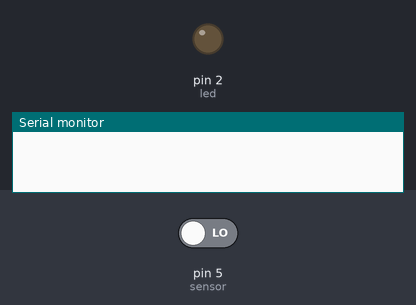
Bench run of a sketch on a simulated Arduino Uno, built with avr-gcc and run on an emulated ATmega328P. Parts: output pins drawn as LEDs (lit = HIGH), the last lines printed to the serial monitor. The test bench sets the inputs (shaded band); at power-on: pin 5 (sensor) LOW.

Above: at 1.2 s.
1.3 s: pin 5 (sensor) driven HIGH
At 1.7 s:
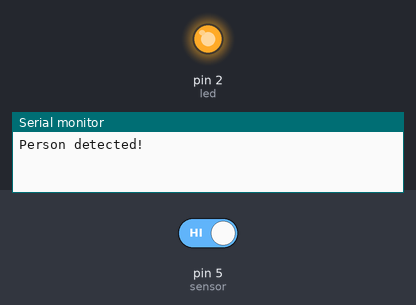
2.8 s: pin 5 (sensor) driven LOW
At 4.1 s:
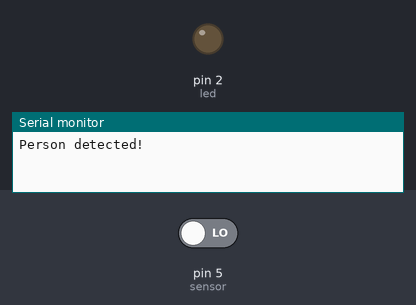
Timing chart, 0 to 5.8 s (numbered marks = the images above; inputs shaded):
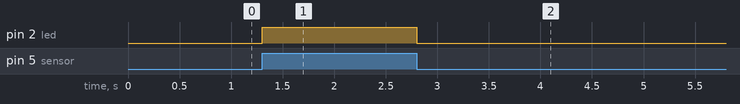

The sketch:

PIR_Sensor_Placitech_Example.ino
```cpp
/*  Author: PLACITECH. DIY and Funny videos!
 *
 *  Tiktok: @placitech
 *  Instagram: @placitech_
 *  YouTube: PLACITECH
 *
 *  Use this code to learn the basics of PIR Sensors. In this example
 *  you will read the digital output of the sensor to show when a person
 *  is detected and let the user knowby turning on an LED.
 *
 *  The microcontroller I used for this example is an Arduino Nano, but you
 *  can use any Micro that you have, like the Arduino UNO or MEGA.
 *
*/
#define sensor 5
#define led 2


void setup() {
  Serial.begin(9600);
  pinMode(sensor, INPUT);
  pinMode(led, OUTPUT);
  digitalWrite(led, LOW);
}


void loop() {
  // Check if person was detected
  if (digitalRead(sensor) == HIGH){
    // Print message on serial monitor
    Serial.println("Person detected!");
    Serial.println();
    digitalWrite(led, HIGH); // Turn On LED

    // Wait until the sensor's timer ends
    while (digitalRead(sensor) == HIGH){
      delay(100);
    }

    digitalWrite(led, LOW); // Turn Off LED
  }

  delay(100);
}
```

Measured:
- after the input at 1.3 s, pin 2 (led): LOW → HIGH at once
- after the input at 2.8 s, pin 2 (led): HIGH → LOW at once
